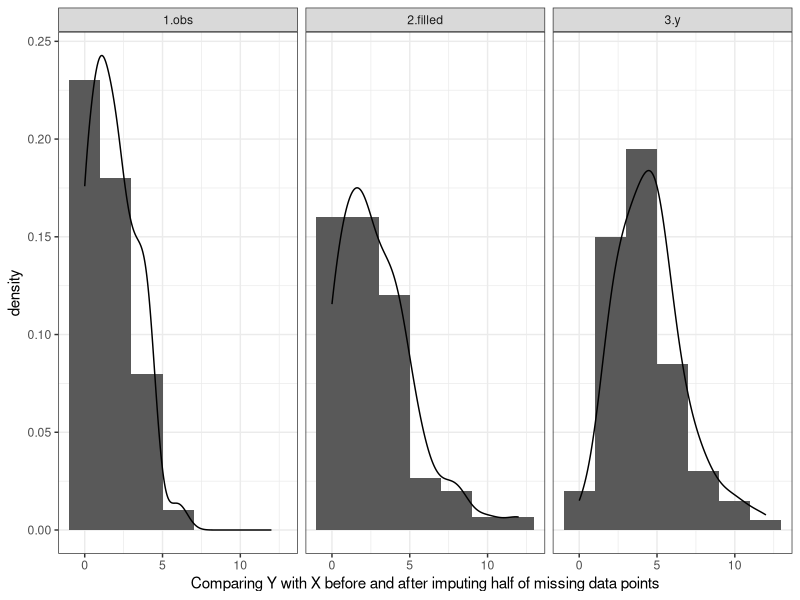

Reproduce this figure in R.
# Likelihood bias simulation
library(ggplot2)

# simple poisson
x_full <- rpois(100,2)
y <- rpois(100,5)
x <- x_full
missing <- sample(1:100, size = 50, replace = F)
x[missing] <- NA
filled.x <- x
filled.x[missing] <- sapply(missing, function(k) sample(c(y[k], NA), size = 1))

df <- data.frame(dat = c(x, filled.x, y), names = rep(c('1.obs', '2.filled','3.y'), each = 100))
levels(df$names) <- c("Observed","Observed After Imputation","Complete")

g <- ggplot(data = df) + 
  geom_histogram(aes(x = dat, y = ..density..), binwidth = 2) + 
  geom_density(aes(x = dat)) + 
  facet_wrap(~names) + 
  xlab("Comparing Y with X before and after imputing half of missing data points")+
  theme_bw()
ggsave(g, filename = '~/repos/Forensic_bias/outputs/likelihood_sim.png')
